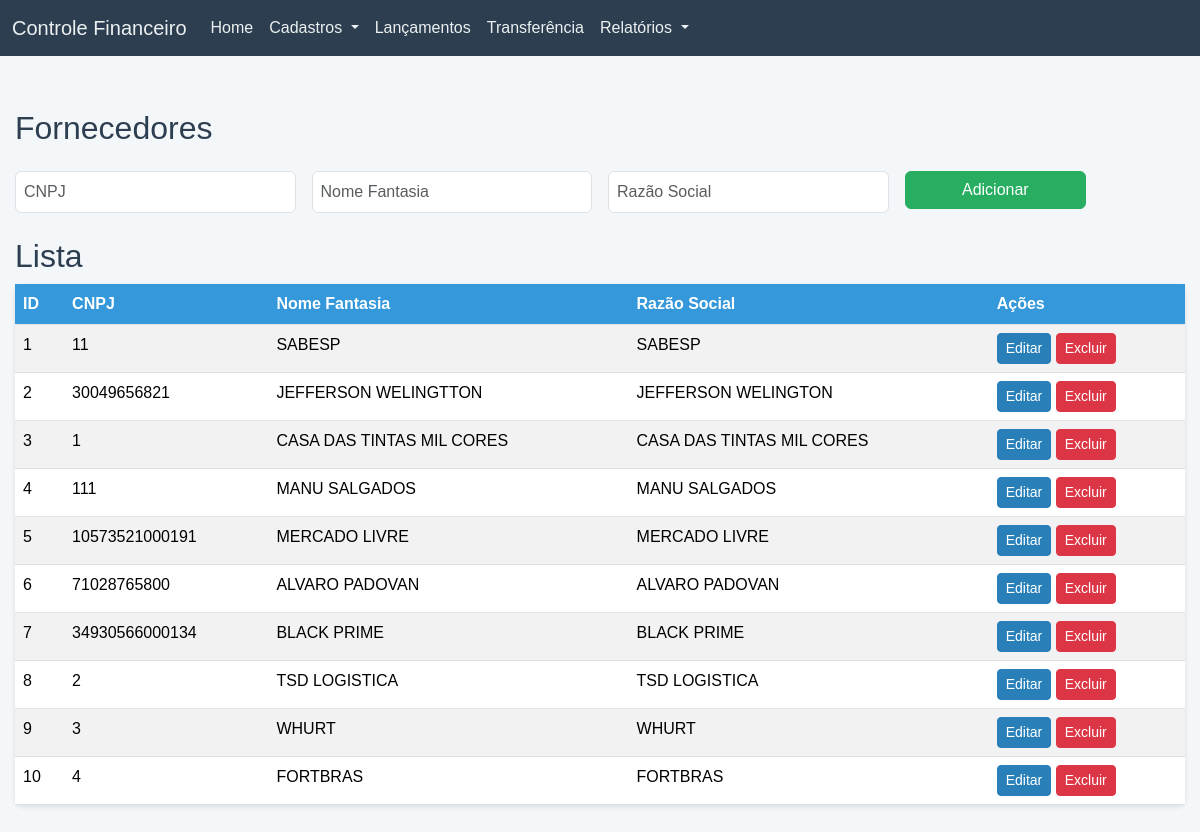
Screenshot of /fornecedores with the database file from the repository.
### tables this page shows
CREATE TABLE fornecedor (
                 id INTEGER PRIMARY KEY AUTOINCREMENT,
                 cnpj TEXT UNIQUE NOT NULL,
                 nome_fantasia TEXT NOT NULL,
                 razao_social TEXT NOT NULL);

### app.py (the view, shortened to what this page needs)
@app.route('/fornecedores', methods=['GET', 'POST'])
def fornecedores():
    fornecedores = get_fornecedores()
    return render_template('fornecedores.html', fornecedores=fornecedores)

### database.py (called while the page is built)
def get_db():
    if 'db' not in g:
        g.db = sqlite3.connect(DATABASE)
        g.db.row_factory = sqlite3.Row
    return g.db

### models.py (called while the page is built)
def get_fornecedores():
    conn = get_db()
    c = conn.cursor()
    c.execute("SELECT * FROM fornecedor")
    fornecedores = c.fetchall()
    return fornecedores

### templates/fornecedores.html (shortened to what this page needs)
{% extends "base.html" %}
{% block content %}
<h1 class="mb-4">Fornecedores</h1>
<form method="POST" class="mb-4 row g-3">
    <div class="col-md-3">
        <input type="text" name="cnpj" class="form-control" placeholder="CNPJ" required>
    </div>
    <div class="col-md-3">
        <input type="text" name="nome_fantasia" class="form-control" placeholder="Nome Fantasia" required>
    </div>
    <div class="col-md-3">
        <input type="text" name="razao_social" class="form-control" placeholder="Razão Social" required>
    </div>
    <div class="col-md-2">
        <button type="submit" class="btn btn-success w-100">Adicionar</button>
    </div>
</form>
<h2>Lista</h2>
<table class="table table-striped table-hover">
    <thead>
        <tr>
            <th>ID</th>
            <th>CNPJ</th>
            <th>Nome Fantasia</th>
            <th>Razão Social</th>
            <th>Ações</th>
        </tr>
    </thead>
    <tbody>
        {% for fornecedor in fornecedores %}
        <tr>
            <td>{{ fornecedor['id'] }}</td>
            <td>{{ fornecedor['cnpj'] }}</td>
            <td>{{ fornecedor['nome_fantasia'] }}</td>
            <td>{{ fornecedor['razao_social'] }}</td>
            <td>
                <button class="btn btn-primary btn-sm" data-bs-toggle="modal" data-bs-target="#editModal{{ fornecedor['id'] }}">Editar</button>
                <form method="POST" style="display:inline;">
                    <button type="submit" name="delete" value="{{ fornecedor['id'] }}" class="btn btn-danger btn-sm">Excluir</button>
                </form>
            </td>
        </tr>
        {% endfor %}
    </tbody>
</table>
{% endblock %}

### static/style.css (style rules this page uses)
body { background-color: #f4f7fa; font-family: 'Arial', 'Helvetica', sans-serif; margin: 0; padding-top: 70px; }
h1, h2 { color: #2c3e50; font-size: 2rem; }
.table { background-color: #fff; border-radius: 8px; box-shadow: 0 2px 5px rgba(0, 0, 0, 0.1); }
.table thead th { background-color: #3498db; color: #fff; }
.btn-primary { background-color: #2980b9; border-color: #2980b9; transition: background-color 0.3s ease; }
.btn-success { background-color: #27ae60; border-color: #27ae60; }
.form-control, .form-select { padding: 8px; font-size: 1rem; }

### rows the page displays
fornecedor: id "1", cnpj "11", nome_fantasia "SABESP", razao_social "SABESP"
fornecedor: id "2", cnpj "30049656821", nome_fantasia "JEFFERSON WELINGTTON", razao_social "JEFFERSON WELINGTON"
fornecedor: id "3", cnpj "1", nome_fantasia "CASA DAS TINTAS MIL CORES", razao_social "CASA DAS TINTAS MIL CORES"
fornecedor: id "4", cnpj "111", nome_fantasia "MANU SALGADOS", razao_social "MANU SALGADOS"
fornecedor: id "5", cnpj "10573521000191", nome_fantasia "MERCADO LIVRE", razao_social "MERCADO LIVRE"
fornecedor: id "6", cnpj "71028765800", nome_fantasia "ALVARO PADOVAN", razao_social "ALVARO PADOVAN"
fornecedor: id "7", cnpj "34930566000134", nome_fantasia "BLACK PRIME", razao_social "BLACK PRIME"
fornecedor: id "8", cnpj "2", nome_fantasia "TSD LOGISTICA", razao_social "TSD LOGISTICA"
fornecedor: id "9", cnpj "3", nome_fantasia "WHURT", razao_social "WHURT"
fornecedor: id "10", cnpj "4", nome_fantasia "FORTBRAS", razao_social "FORTBRAS"
